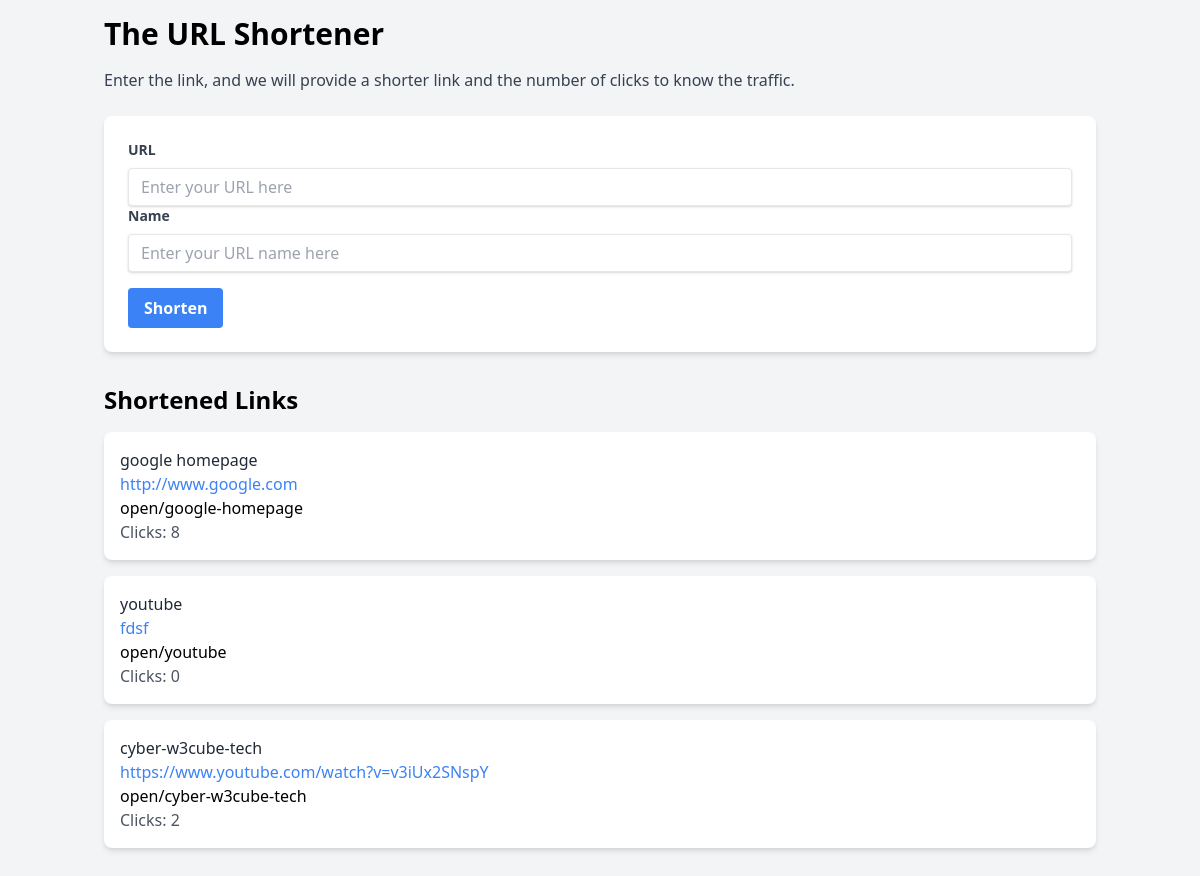
The page / on the database its author committed.
### link/models.py (models this page shows, shortened)
class Link(models.Model):
    name= models.CharField(max_length=50,unique=True, db_index=True)
    url=models.URLField(max_length=200)
    slug=models.SlugField(unique=True, blank=True)
    clicks=models.PositiveIntegerField(default=0)

### link/views.py (the view)
# urls.py: 2. Add a URL to urlpatterns:  path('', views.home, name='home')
def home(request):
    context={
        'link' : Link.objects.all()
    }
    return render(request, 'link/index.html',context)

### link/templates/link/index.html (shortened to what this page needs)
<!DOCTYPE html>
<html lang="en">
  <head>
    <link
      href="https://cdn.jsdelivr.net/npm/tailwindcss@2.2.19/dist/tailwind.min.css"
      rel="stylesheet"
    />
  </head>
  <body class="bg-gray-100">
    <div class="container mx-auto p-4">
      <h1 class="text-3xl font-bold mb-4">The URL Shortener</h1>
      <p class="text-gray-700 mb-6">
        Enter the link, and we will provide a shorter link and the number of
        clicks to know the traffic.
      </p>
      <div class="bg-white p-6 rounded-lg shadow-md">
        <form action="{% url 'add-link' %}" method="post">
          <label class="block text-gray-700 text-sm font-bold mb-2" for="url">
            URL
          </label>
          <input
            class="shadow appearance-none border rounded w-full py-2 px-3 text-gray-700 leading-tight focus:outline-none focus:shadow-outline"
            name="url"
            type="text"
            placeholder="Enter your URL here"
          />
          <label class="block text-gray-700 text-sm font-bold mb-2" for="url">
            Name
          </label>
          <input
            class="shadow appearance-none border rounded w-full py-2 px-3 text-gray-700 leading-tight focus:outline-none focus:shadow-outline"
            name="name"
            type="text"
            placeholder="Enter your URL name here"
          />
          <button
            class="bg-blue-500 hover:bg-blue-700 text-white font-bold py-2 px-4 rounded mt-4"
            type="submit"
            onclick=""
          >
            Shorten
          </button>
        </form>
      </div>
      <div class="mt-8">
        <h2 class="text-2xl font-semibold mb-4">Shortened Links</h2>
        {% for i in link %}
        <div class="bg-white p-4 rounded-lg shadow-md mb-4">
          <p class="text-gray-800 font-medium">{{ i.name }}</p>
          <p class="text-blue-500"><a href="{{ i.url }}">{{ i.url }}</a></p>
          <a href="{% url 'root-link' i.slug  %}" target="_blank">
            <p>open/{{ i.slug }}</p>
          </a>
          <p class="text-gray-600">Clicks: {{ i.clicks }}</p>
        </div>
        {% endfor %}
      </div>
    </div>
  </body>
</html>

### rows shown on the page
Link: name "google homepage", url "http://www.google.com", slug "google-homepage", clicks "8"
Link: name "youtube", url "fdsf", slug "youtube", clicks "0"
Link: name "cyber-w3cube-tech", url "https://www.youtube.com/watch?v=v3iUx2SNspY", slug "cyber-w3cube-tech", clicks "2"
